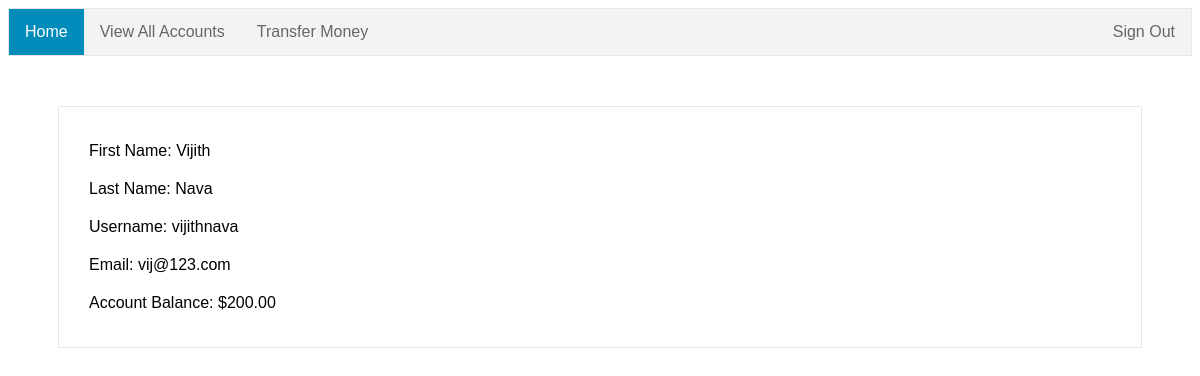
The app's page /bank/homepage/ (signed in), older data.
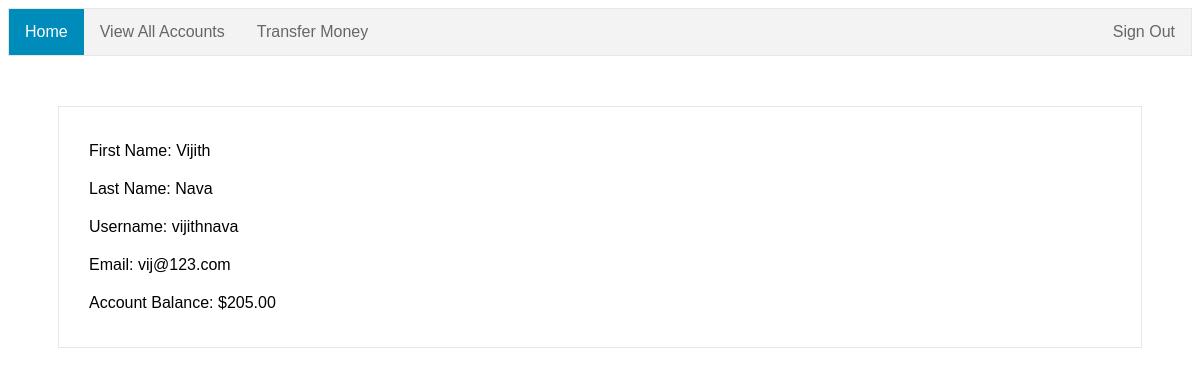
The same page, newer data.
### bank/models.py (models this page shows, shortened)
class Accounts(models.Model):
    user = models.OneToOneField(User, on_delete=models.CASCADE)
    balance = models.DecimalField(decimal_places=2, max_digits=20)

### bank/views.py (the view)
@login_required(login_url=LOGIN_URL)
def homepage(request):
    user_account = get_object_or_404(Accounts, user=request.user)
    user_profile = user_account.user
    return render(request=request, template_name='bank/homepage.html',
                  context={'user_profile': user_profile, 'user_account': user_account})

### bank/templatetags/bank_templatetags.py (called while the page is built)
@register.filter
def prepend_dollars(dollars):
    if dollars:
        dollars = round(float(dollars), 2)
        return "$%s%s" % (intcomma(int(dollars)), ("%0.2f" % dollars)[-3:])
    else:
        return "$%s" % ("%0.2f" % dollars)

### bank/templates/bank/homepage.html
{% load bank_templatetags %}
{% load staticfiles %}
<link rel="stylesheet" type="text/css" href="{% static 'bank/style.css' %}"/>
<ul>
    <li><a class="active" href="{% url 'bank:homepage' %}">Home</a></li>
    <li><a href="{% url 'bank:view_accounts' %}">View All Accounts</a></li>
    <li><a href="{% url 'bank:money_transfer' %}">Transfer Money</a></li>
    <li style="float:right"><a href="{% url 'bank:sign_out' %}">Sign Out</a></li>
</ul>
<div id="main">
    <div id="user_info">
        <span>First Name:</span>
        <span>{{user_profile.first_name}}</span>
    </div>
    <div id="user_info">
        <span>Last Name:</span>
        <span>{{user_profile.last_name}}</span>
    </div>
    <div id="user_info">
        <span>Username:</span>
        <span>{{user_profile.username}}</span>
    </div>
    <div id="user_info">
        <span>Email:</span>
        <span>{{user_profile.email}}</span>
    </div>
    <div id="user_info">
        <span>Account Balance:</span>
        <span>{{user_account.balance|prepend_dollars}}</span>
    </div>
</div>

Row changes from the older to the newer data that the page shows:
changed Accounts: balance|prepend_dollars "$200.00" → "$205.00"
